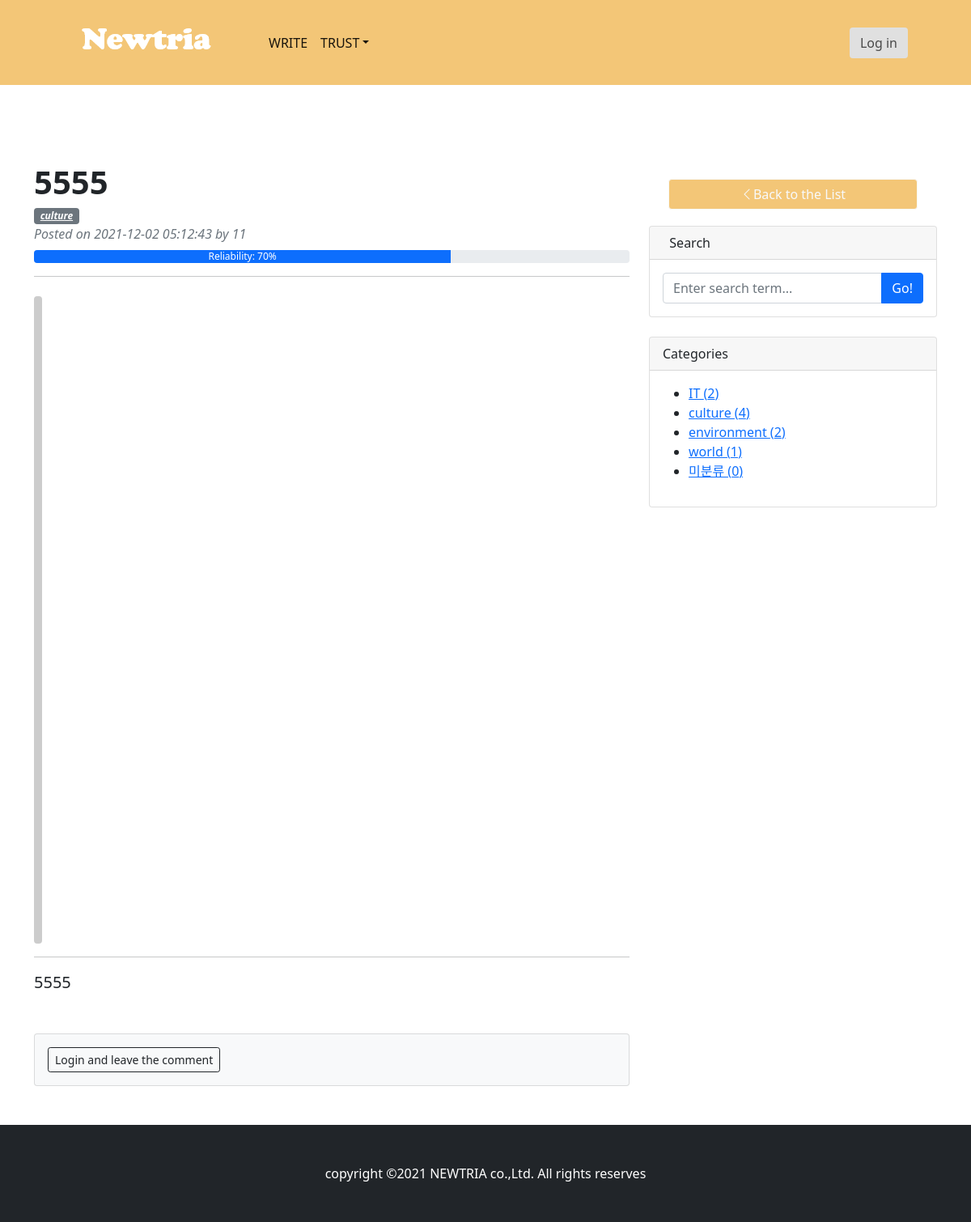
The app's page /posting/10/, older data.
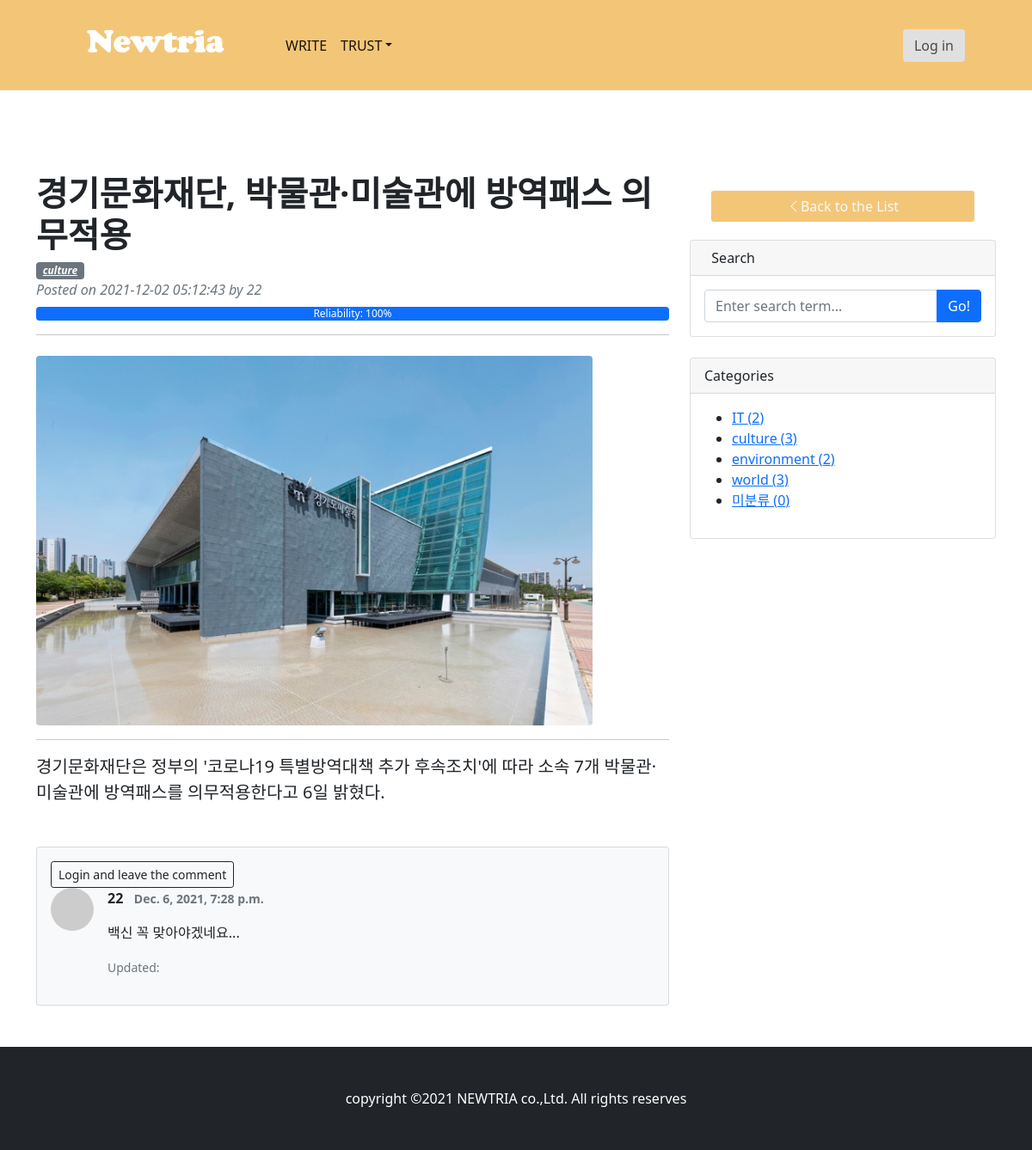
The same page, newer data.
### posting/models.py (models this page shows, shortened)
class Post(models.Model):
    title=models.CharField(max_length=30)
    reliability=models.ForeignKey(Reliability, null=True, on_delete=models.SET_NULL)
    content=models.TextField()
    head_image = models.ImageField(upload_to='posting/images/%Y/%m/%d/', blank=True)
    created_at=models.DateTimeField(auto_now_add=True)
    updated_at=models.DateTimeField(auto_now=True)
    category = models.ForeignKey(Category, null=True, blank=True, on_delete=models.SET_NULL)
    author = models.ForeignKey(User, null=True, on_delete=models.SET_NULL)

class Category(models.Model):
    name = models.CharField(max_length=50, unique=True)
    slug = models.SlugField(max_length=200, unique=True, blank=True, allow_unicode=True)
    def __str__(self):
        return self.name
    def get_absolute_url(self):
        return f'/posting/category/{self.slug}'
    class Meta:
        verbose_name_plural = 'Categories'

class Reliability(models.Model):
    name = models.IntegerField(unique=True)
    slug = models.SlugField(max_length=200, unique=True, allow_unicode=True)
    def __str__(self):
        return str(self.name)
    class Meta:
        verbose_name_plural = 'Reliabilities'

class Comment(models.Model):
    post=models.ForeignKey(Post,on_delete=models.CASCADE)
    author=models.ForeignKey(User, on_delete=models.CASCADE)
    content=models.TextField()
    created_at=models.DateTimeField(auto_now_add=True)
    updated_at=models.DateTimeField(auto_now=True)

### posting/views.py (the view)
# urls.py: path('<int:pk>/', views.PostDetail.as_view(), name="detail"),
class PostDetail(DetailView):
    model = Post
    def get_context_data(self, *, object_list=None, **kwargs):
        context = super(PostDetail, self).get_context_data()
        context['categories'] = Category.objects.all()
        context['reliabilities'] = Reliability.objects.all()
        context['no_category_post_count'] = Post.objects.filter(category=None).count()
        context['no_reliability_post_count'] = Post.objects.filter(reliability=None).count()
        context['comment_form']=CommentForm
        return context

### posting/templates/posting/post_detail.html (shortened to what this page needs)
{% extends 'posting/base.html' %}
{% block main_area %}
        <div class="container mt-5">
            <div class="row">
                <div class="col-lg-8">
                    <article>
                        <header class="mb-4">
                            <h1 class="fw-bolder mb-1">{{ post.title }}</h1>
                            <div class="text-muted fst-italic mb-2">
                            {% if post.category %}
                               <a class="badge bg-secondary float-right" href="{{ post.category.get_absolute_url }}">{{post.category}}</a>
                            {% else %}
                                <a class="badge bg-secondary float-right" href="{{ post.category.get_absolute_url }}">미분류</a>
                            {% endif %}
                            <div class="text-muted fst-italic mb-2">Posted on {{ post.created_at | date:"20y-m-d h:m:s" }} by {{ post.author | upper }}
                            </div>
                            </div>
                            <div class="progress">
                                <div class="progress-bar" style="width: {{post.reliability}}%">Reliability: {{post.reliability}}%</div>
                            </div>
                            <hr>
                        </header>
                        {% if post.head_image %}
                            <img class="img-fluid rounded" src="{{ post.head_image.url }}" alt="{{post.title}}의 head image" />
                        {% else %}
                          <img class="img-fluid rounded" src="https://picsum.photos/seed/{{post.id}}/800/200" alt ="random image"/>
                        {% endif %}
                        <div class="mb-5">
                            <hr>
                            <p class="fs-5 mb-4">{{ post.content }}</p>
                        </div>
                    </article>
                    <section class="mb-5">
                        <div class="card bg-light">
                            <div class="card-body">
                                {% if user.is_authenticated %}
                                <form id="comment-form" method="post" action="{{post.get_absolute_url}}new_comment/" class="mb-4">
                                    {% csrf_token %}
                                    <div class="form-group">
                                        {{comment_form}}
                                    </div>
                                    <button type="submit" class="btn btn-primary">Submit</button>
                                </form>
                                {%else%}
                                <a role="button" class="btn btn-outline-dark btn-block btn-sm" href="#" data-toggle="modal" dara-target="#loginModal">Login and  leave the comment</a>
                                {%endif%}
                                {% if post.comment_set.exists %}
                                    {% for comment in post.comment_set.iterator %}
                                <div class="d-flex">
                                    <div class="flex-shrink-0" id="comment-{{comment.pk}}"><img class="rounded-circle" src="https://dummyimage.com/50x50/ced4da/6c757d.jpg" alt="..." /></div>
                                    <div class="ms-3">
                                        <div class="fw-bold">{{comment.author.username}} &nbsp;&nbsp;<small class="text-muted">{{ comment.created_at }}</small></div>
                                    <p>{{comment.content | linebreaks }}</p>
                                        {% if comment.created_at != comment.modified_at %}
                                        <p class="text-muted float-right"><small>Updated:{{comment.modified_at}}</small></p>
                                        {% endif %}
                                    </div>
                                </div>
                                {% endfor %}
                                {% endif %}
                            </div>
                    </section>
                </div>
                {% include 'posting/sidebar.html' %}
                </div>
            </div>
{% endblock %}

### posting/templates/posting/base.html (shortened to what this page needs)
<!DOCTYPE html>
{% load static %}
<html lang="en">
    <head>
        <link href="https://cdn.jsdelivr.net/npm/bootstrap-icons@1.5.0/font/bootstrap-icons.css" rel="stylesheet" />
        <link href="{% static 'posting/css/styles.css' %}" rel="stylesheet" type="text/css" media="screen">
    </head>
    <body>
    {% include 'posting/navbar.html' %}
          <div class="container mt-5">
            <div class="row">
                  {% block main_area %}
                  {% endblock %}
            </div>
          </div>
    </body>
    {% include 'posting/footer.html' %}
</html>

### posting/templates/posting/navbar.html (shortened to what this page needs)
{% load static %}
<nav class="navbar navbar-expand-lg navbar-light" style="background-color: #f3c677;">
            <div class="container px-4 px-lg-5">
                <a class="navbar-brand" href="/posting/">
                    <img src="{% static 'posting/img/logo.png' %}"  alt="logo">
                </a>
                <div class="collapse navbar-collapse" id="navbarSupportedContent">
                    <ul class="navbar-nav me-auto mb-2 mb-lg-0 ms-lg-4">
                        <li class="nav-item"><a class="nav-link active" aria-current="page" href="/posting/create_post">WRITE</a></li>
                        <li class="nav-item dropdown">
                            <a class="nav-link active dropdown-toggle" id="navbarDropdown" href="#" role="button" data-bs-toggle="dropdown" aria-expanded="false">TRUST</a>
                        </li>
                    </ul>
                    <form class="d-grid gap-2 d-md-block">
                        {% if user.is_authenticated %}
                        <a class="btn" style="background-color: #3498db; color:white;" type="submit" value="MyPage" href="posting/mypage/">
                            My Page
                        </a>
                        <a class="btn" style="background-color: #E0E0E0; color:#494949;" href="{% url 'account_logout' %}"type="submit" value="SignUp">
                            Log out
                        </a>
                        {% else %}
                        <a class="btn" style="background-color: #E0E0E0; color:#494949;" type="submit" value="SignUp" href="{% url 'account_login' %}">
                            Log in
                        </a>
                        {% endif %}
                    </form>
                </div>
            </div>
        </nav>

### posting/templates/posting/sidebar.html (shortened to what this page needs)
                <div class="col-lg-4">
                    <div class="container px-4 px-lg-5">
                        <div class="row gx-4 gx-lg-5 row-cols-1 row-cols-md-2 row-cols-xl-2 justify-content-center">
                            <a class="btn btn-outline-light" href="/posting/" style="background-color: #f3c677; width: 500px;  margin: 20px;">
                        <i class="bi bi-chevron-left"></i>Back to the List
                            </a>
                        </div>
                    </div>
                    <div class="card mb-4">
                  <div class="card-header">&nbsp;&nbsp;Search</div>
                  <div class="card-body">
                      <div class="input-group">
                          <input class="form-control" type="text" placeholder="Enter search term..." aria-label="Enter search term..." aria-describedby="button-search" />
                          <button class="btn btn-primary" id="button-search" type="button">Go!</button>
                      </div>
                  </div>
                </div>
              <div class="card mb-4" id="categories-card">
                  <div class="card-header">Categories</div>
                  <div class="card-body">
                      <div class="row">
                          <div>
                              <ul>
                                  {% for c in categories %}
                                    <li><a href="{{ c.get_absolute_url }}">{{c}} ({{c.post_set.count}})</a></li>
                                  {% endfor %}
                                  <li><a href="http://127.0.0.1:8000/blog/category/no_category">미분류 ({{no_category_post_count}})</a></li>
                              </ul>
                          </div>
                      </div>
                  </div>
              </div>
            </div>

### posting/templates/posting/footer.html (shortened to what this page needs)
{% load static %}
        <footer class="py-5 bg-dark">
            <div class="container"><p class="m-0 text-center text-white">copyright &copy;2021 NEWTRIA co.,Ltd. All rights reserves</p></div>
        </footer>

Row changes from the older to the newer data that the page shows:
changed Post "culture": title "5555" → "경기문화재단, 박물관·미술관에 방역패스 의무적용"; author "11" → "22"; reliability_id 7 → 10 (drawn); reliability "70" → "100"; head_image: picture added; content "5555" → "경기문화재단은 정부의 '코로나19 특별방역대책 추가 후속조치'에 따라 소속 7개 박물관·미술관에 방역패스를 의무적용한다고 6일 밝혔다."
added Comment: author.username "22", created_at "Dec. 6, 2021, 7:28 p.m.", content "백신 꼭 맞아야겠네요..."
computed for Category "culture": post_set.count "4" → "3"
computed for Category "world": post_set.count "1" → "3"
